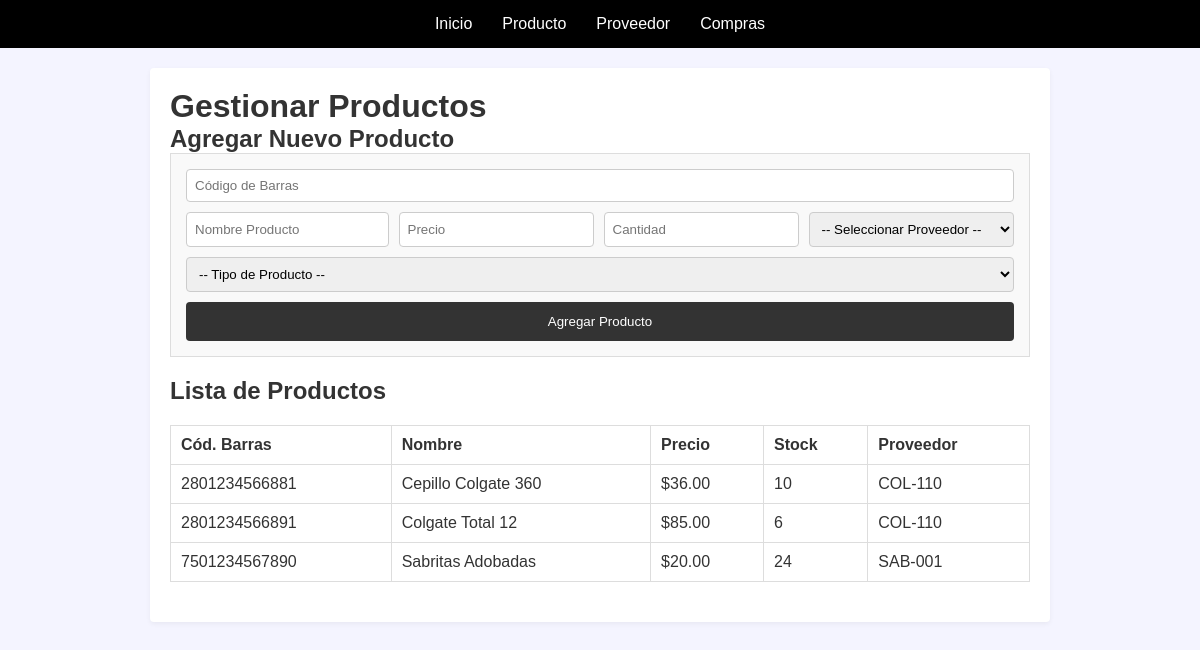
The app's page /SQLNOTSafe/producto.php (signed in) with its own data.
### tables this page shows
CREATE TABLE Producto (
    Codigo_Barras VARCHAR(50) PRIMARY KEY,
    precio DECIMAL(6, 2),
    cantidad INT,
    nombre TEXT,
    Id_Proveedor VARCHAR(20),
    FOREIGN KEY (Id_Proveedor) REFERENCES Proveedor(Id_Proveedor)
);

### SQLNOTSafe/producto.php (the view, shortened to what this page needs)
<?php
require_once 'db.php';
?>
<!DOCTYPE html>
<html lang="es">
<head>
    <link rel="stylesheet" href="style.css">
    </head>
<body class="admin-page">
    <header class="main-header">
        <nav class="main-nav">
            <ul>
                <li><a href="index.php">Inicio</a></li>
                <li><a href="producto.php">Producto</a></li>
                <li><a href="proveedor.php">Proveedor</a></li>
                <li><a href="comprar.php">Compras</a></li>
            </ul>
        </nav>
    </header>
    <main>
        <h1>Gestionar Productos</h1>
        <h2>Agregar Nuevo Producto</h2>
        <form action="producto.php" method="POST">
            <input type="text" name="codigo_barras" placeholder="Código de Barras" required style="width: 100%;">
            <input type="text" name="nombre" placeholder="Nombre Producto" required style="flex-grow: 1;">
            <input type="number" step="0.01" name="precio" placeholder="Precio" required>
            <input type="number" name="cantidad" placeholder="Cantidad" required>
            <select name="id_proveedor" required style="flex-grow: 1;">
                <option value="">-- Seleccionar Proveedor --</option>
            </select>
            <select name="tipo_producto" id="tipo_producto" required onchange="mostrarCampos()" style="width: 100%;">
                <option value="">-- Tipo de Producto --</option>
            </select>
            <button type="submit" name="agregar_prod" class="full-width">Agregar Producto</button>
        </form>
        <h2>Lista de Productos</h2>
        <table>
            <thead>
                <tr><th>Cód. Barras</th><th>Nombre</th><th>Precio</th><th>Stock</th><th>Proveedor</th></tr>
            </thead>
            <tbody>
                <?php
                $result = $conn->query("SELECT * FROM Producto");
                while($row = $result->fetch_assoc()) {
                    echo "<tr>
                        <td>{$row['Codigo_Barras']}</td>
                        <td>{$row['nombre']}</td>
                        <td>\${$row['precio']}</td>
                        <td>{$row['cantidad']}</td>
                        <td>{$row['Id_Proveedor']}</td>
                    </tr>";
                }
                ?>
            </tbody>
        </table>
    </main>
</body>
</html>

### SQLNOTSafe/style.css (style rules this page uses)
* { box-sizing: border-box; margin: 0; padding: 0; }
body { font-family: Arial, sans-serif; background-color: #f4f4ff; color: #333; }
main { max-width: 900px; margin: 20px auto; background: #fff; padding: 20px; border-radius: 4px; box-shadow: 0 2px 5px rgba(0,0,0,.05); }
.main-header { background-color: #000; color: white; padding: 15px 30px; width: 100%; display: flex; justify-content: center; margin: 0; max-width: none; border-radius: 0; box-shadow: none; }
.main-nav ul { list-style: none; display: flex; }
.main-nav li { margin: 0 15px; }
.main-nav a { color: white; text-decoration: none; font-size: 16px; padding: 5px 0; border-bottom: 2px solid transparent; transition: border-bottom .2s; }
.admin-page form { display: flex; flex-wrap: wrap; gap: 10px; margin-bottom: 20px; padding: 15px; background: #f9f9f9; border: 1px solid #ddd; }
.admin-page input, .admin-page select { padding: 8px; border: 1px solid #ccc; border-radius: 4px; }
.admin-page form button { width: auto; padding: 8px 15px; background-color: #333; color: white; border: none; border-radius: 4px; cursor: pointer; }
.admin-page form button.full-width { width: 100%; padding: 12px; }
.admin-page table { width: 100%; border-collapse: collapse; margin-top: 20px; margin-bottom: 20px; }
.admin-page table th, .admin-page table td { border: 1px solid #ddd; padding: 10px; text-align: left; }

### records on screen
producto: Codigo_Barras "2801234566881", nombre "Cepillo Colgate 360", precio "36.00", cantidad "10", Id_Proveedor "COL-110"
producto: Codigo_Barras "2801234566891", nombre "Colgate Total 12", precio "85.00", cantidad "6", Id_Proveedor "COL-110"
producto: Codigo_Barras "7501234567890", nombre "Sabritas Adobadas", precio "20.00", cantidad "24", Id_Proveedor "SAB-001"
